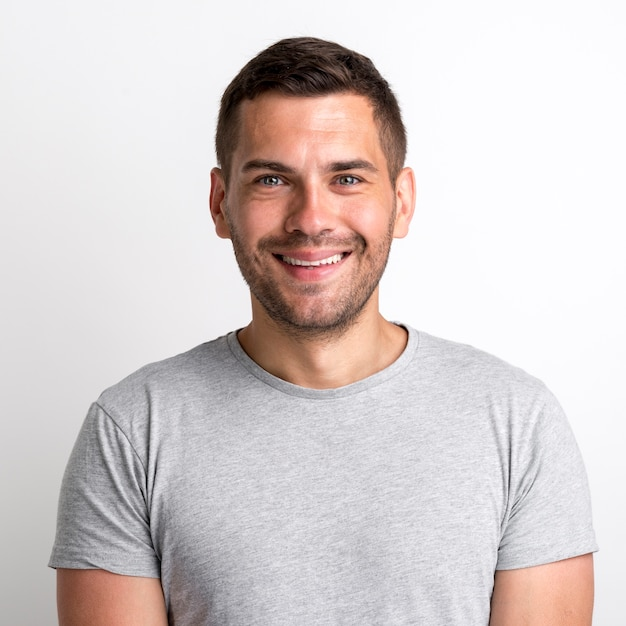
#> input picture OpenCVTest/assets/easy.jpg, 626 x 626 px, found by its file name
$ python subpixel_edge_detection.py   (older library calls are emulated)
#> lines starting #> are read from the running program, lines starting #| are printed output that depends on the picture
import cv2
import matplotlib.pyplot as plt
import numpy as np
import subpixel_edges

np.bool = np.bool_
np.int = int

img = cv2.imread("OpenCVTest/assets/easy.jpg")
#> img is the input picture: shape (626, 626, 3); mean B, G, R 205.5, 206.3, 215.2
img_gray = (cv2.cvtColor(img, cv2.COLOR_BGR2GRAY)).astype(float)
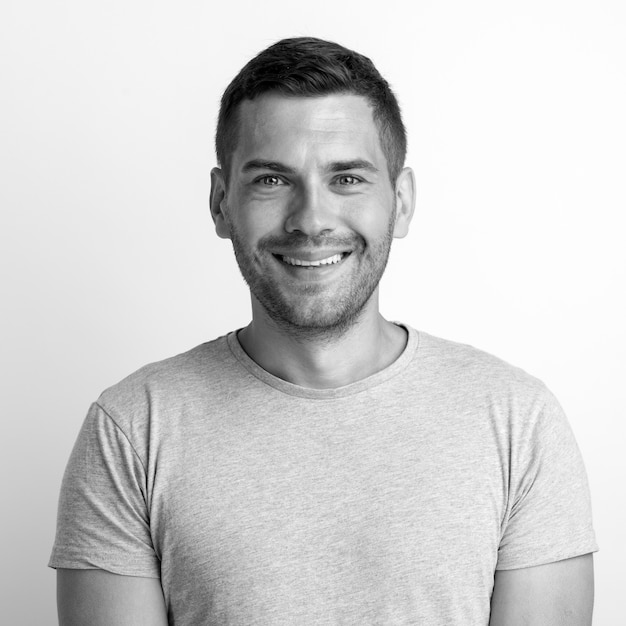
#> img_gray: shape (626, 626) float64; min 0, max 255, mean 208.8
#> (the run stopped early here; a loop or call above may not have finished)
